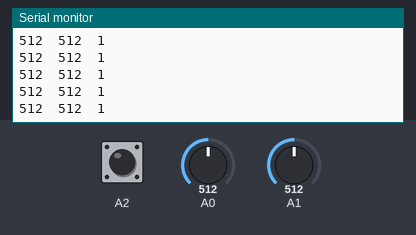
Bench run of a sketch on a simulated Arduino Uno, built with avr-gcc and run on an emulated ATmega328P. Parts: the last lines printed to the serial monitor. The test bench sets the inputs (shaded band); at power-on: A0 = 512, A1 = 512, A2 HIGH.

Above: at 1.2 s.
1.3 s: A0 set to 716
At 1.31 s:
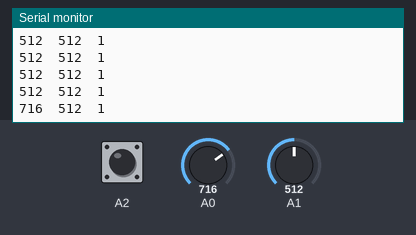
2.8 s: A1 set to 716
At 2.82 s:
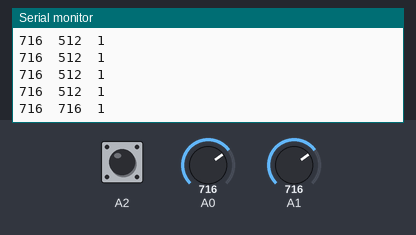
4.3 s: A2 pulled LOW for 0.15 s
At 4.33 s:
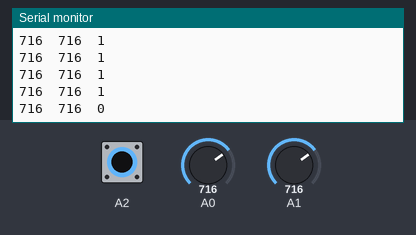
5.9 s: A0 set to 900
At 5.94 s:
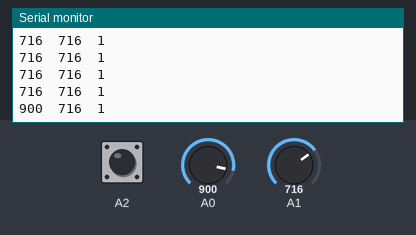
7.4 s: A1 set to 1023
At 7.45 s:
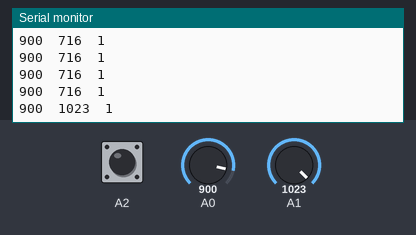
10.4 s: A2 pulled LOW for 1 s
At 10.47 s:
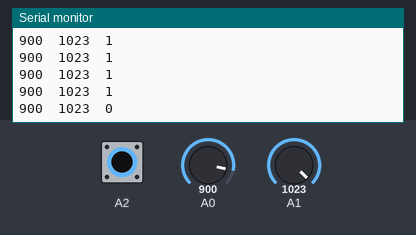
Timing chart, 0 to 13.4 s (numbered marks = the images above; inputs shaded):
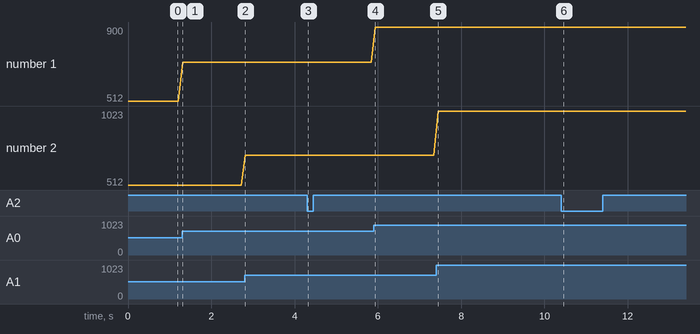

Measured:
- after the input at 1.3 s, the serial monitor: prints a new line at once (image 1)
- after the input at 2.8 s, the serial monitor: prints a new line at once (image 2)
- after the input at 4.3 s, the serial monitor: prints a new line at once (image 3)
- after the input at 5.9 s, the serial monitor: prints a new line at once (image 4)
- after the input at 7.4 s, the serial monitor: prints a new line after 0.05 s (image 5)
- after the input at 10.4 s, the serial monitor: prints a new line after 0.07 s (image 6)
- plotted number 1: 512 → 716 after the input at 1.3 s, 716 → 900 after the input at 5.9 s
- plotted number 2: 716 → 1023 after the input at 7.4 s

The sketch:

joystick_basic.ino
```cpp
void setup()
{
  Serial.begin(9600); //시리얼 통신을 하기위한 통신속도설정
  pinMode(A2, INPUT_PULLUP); /*  Z축 스위치에 별도의 저항이 달려있지 않기 때문에 스위치가 눌린지 안눌린지 헷깔려하는
                                   `플로팅 현상`이 발생 합니다.
                                   이때문에 사용자가 쉽게 플로팅현상을 해결하기 위해서 아두이노에는 기본적으로
                                   내부에 풀업저항이 달려있습니다.
                                   플로팅현상을 해결하기 위해서 내부 PULLUP 코드를 사용 하였습니다.
                                   */

}


void loop()
{
  Serial.print(analogRead(A0)); // X축 값이 표기됩니다.
  Serial.print("  ");           //숫자가 헷깔리지않토록 중간에 공백칸을 두었습니다.
  Serial.print(analogRead(A1)); // X축 값이 표기 됩니다.
  Serial.print("  ");           //숫자가 헷깔리지않토록 중간에 공백칸을 두었습니다.
  Serial.println(digitalRead(A2)); // Z축(스위치) 값이 표기됩니다.
  delay(100);
}
```
